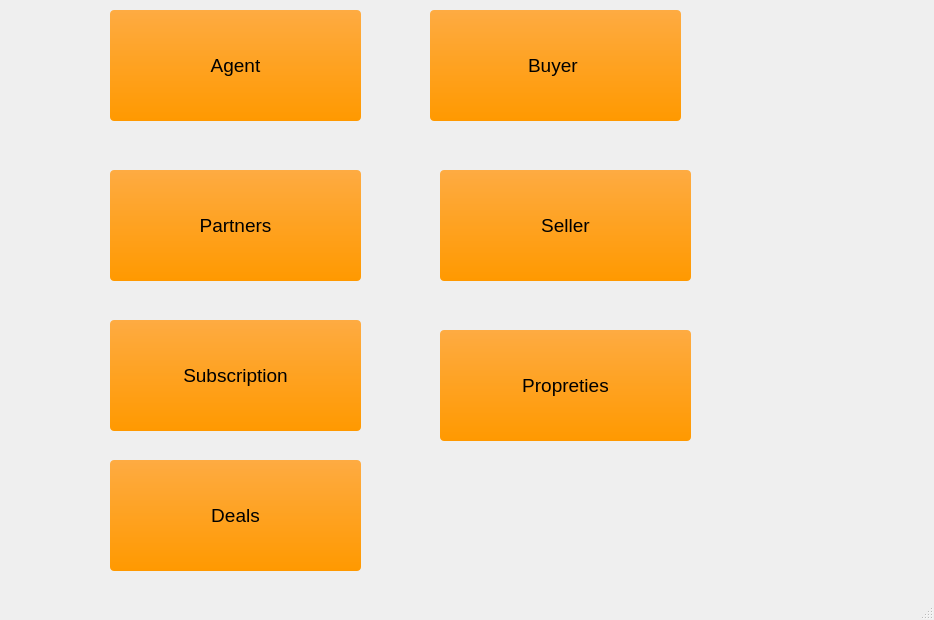
<?xml version="1.0" encoding="UTF-8"?>
<ui version="4.0">
 <class>form</class>
 <widget class="QMainWindow" name="form">
  <property name="geometry">
   <rect>
    <x>0</x>
    <y>0</y>
    <width>934</width>
    <height>620</height>
   </rect>
  </property>
  <property name="windowTitle">
   <string>MainWindow</string>
  </property>
  <widget class="QWidget" name="centralwidget">
   <widget class="QPushButton" name="pushButton_21">
    <property name="geometry">
     <rect>
      <x>440</x>
      <y>330</y>
      <width>251</width>
      <height>111</height>
     </rect>
    </property>
    <property name="styleSheet">
     <string notr="true">background-color: qlineargradient(spread:repeat, x1:1, y1:0, x2:1, y2:1, stop:0 rgba(254, 171, 66, 255),stop:1 rgba(255, 153, 0, 255));
	color: #000;
	font-size: 14pt;
	border-radius: 4px;
	padding: 10px;
</string>
    </property>
    <property name="text">
     <string>Propreties</string>
    </property>
    <property name="icon">
     <iconset>
      <normaloff>../add.png</normaloff>../add.png</iconset>
    </property>
    <property name="checkable">
     <bool>false</bool>
    </property>
   </widget>
   <widget class="QPushButton" name="pushButton_22">
    <property name="geometry">
     <rect>
      <x>110</x>
      <y>460</y>
      <width>251</width>
      <height>111</height>
     </rect>
    </property>
    <property name="styleSheet">
     <string notr="true">background-color: qlineargradient(spread:repeat, x1:1, y1:0, x2:1, y2:1, stop:0 rgba(254, 171, 66, 255),stop:1 rgba(255, 153, 0, 255));
	color: #000;
	font-size: 14pt;
	border-radius: 4px;
	padding: 10px;
</string>
    </property>
    <property name="text">
     <string>Deals</string>
    </property>
    <property name="icon">
     <iconset>
      <normaloff>../add.png</normaloff>../add.png</iconset>
    </property>
    <property name="checkable">
     <bool>false</bool>
    </property>
   </widget>
   <widget class="QPushButton" name="pushButton_14">
    <property name="geometry">
     <rect>
      <x>430</x>
      <y>10</y>
      <width>251</width>
      <height>111</height>
     </rect>
    </property>
    <property name="styleSheet">
     <string notr="true">background-color: qlineargradient(spread:repeat, x1:1, y1:0, x2:1, y2:1, stop:0 rgba(254, 171, 66, 255),stop:1 rgba(255, 153, 0, 255));
	color: #000;
	font-size: 14pt;
	border-radius: 4px;
	padding: 10px;
</string>
    </property>
    <property name="text">
     <string>Buyer </string>
    </property>
    <property name="icon">
     <iconset>
      <normaloff>../add.png</normaloff>../add.png</iconset>
    </property>
    <property name="checkable">
     <bool>false</bool>
    </property>
   </widget>
   <widget class="QPushButton" name="pushButton_19">
    <property name="geometry">
     <rect>
      <x>110</x>
      <y>170</y>
      <width>251</width>
      <height>111</height>
     </rect>
    </property>
    <property name="styleSheet">
     <string notr="true">background-color: qlineargradient(spread:repeat, x1:1, y1:0, x2:1, y2:1, stop:0 rgba(254, 171, 66, 255),stop:1 rgba(255, 153, 0, 255));
	color: #000;
	font-size: 14pt;
	border-radius: 4px;
	padding: 10px;
</string>
    </property>
    <property name="text">
     <string>Partners</string>
    </property>
    <property name="icon">
     <iconset>
      <normaloff>../add.png</normaloff>../add.png</iconset>
    </property>
    <property name="checkable">
     <bool>false</bool>
    </property>
   </widget>
   <widget class="QPushButton" name="pushButton_7">
    <property name="geometry">
     <rect>
      <x>110</x>
      <y>10</y>
      <width>251</width>
      <height>111</height>
     </rect>
    </property>
    <property name="styleSheet">
     <string notr="true">background-color: qlineargradient(spread:repeat, x1:1, y1:0, x2:1, y2:1, stop:0 rgba(254, 171, 66, 255),stop:1 rgba(255, 153, 0, 255));
	color: #000;
	font-size: 14pt;
	border-radius: 4px;
	padding: 10px;
</string>
    </property>
    <property name="text">
     <string>Agent</string>
    </property>
    <property name="icon">
     <iconset>
      <normaloff>../add.png</normaloff>../add.png</iconset>
    </property>
    <property name="checkable">
     <bool>false</bool>
    </property>
   </widget>
   <widget class="QPushButton" name="pushButton_18">
    <property name="geometry">
     <rect>
      <x>440</x>
      <y>170</y>
      <width>251</width>
      <height>111</height>
     </rect>
    </property>
    <property name="styleSheet">
     <string notr="true">background-color: qlineargradient(spread:repeat, x1:1, y1:0, x2:1, y2:1, stop:0 rgba(254, 171, 66, 255),stop:1 rgba(255, 153, 0, 255));
	color: #000;
	font-size: 14pt;
	border-radius: 4px;
	padding: 10px;
</string>
    </property>
    <property name="text">
     <string>Seller</string>
    </property>
    <property name="icon">
     <iconset>
      <normaloff>../add.png</normaloff>../add.png</iconset>
    </property>
    <property name="checkable">
     <bool>false</bool>
    </property>
   </widget>
   <widget class="QPushButton" name="pushButton_20">
    <property name="geometry">
     <rect>
      <x>110</x>
      <y>320</y>
      <width>251</width>
      <height>111</height>
     </rect>
    </property>
    <property name="styleSheet">
     <string notr="true">background-color: qlineargradient(spread:repeat, x1:1, y1:0, x2:1, y2:1, stop:0 rgba(254, 171, 66, 255),stop:1 rgba(255, 153, 0, 255));
	color: #000;
	font-size: 14pt;
	border-radius: 4px;
	padding: 10px;
</string>
    </property>
    <property name="text">
     <string>Subscription</string>
    </property>
    <property name="icon">
     <iconset>
      <normaloff>../add.png</normaloff>../add.png</iconset>
    </property>
    <property name="checkable">
     <bool>false</bool>
    </property>
   </widget>
  </widget>
  <widget class="QMenuBar" name="menubar">
   <property name="geometry">
    <rect>
     <x>0</x>
     <y>0</y>
     <width>934</width>
     <height>26</height>
    </rect>
   </property>
  </widget>
  <widget class="QStatusBar" name="statusbar"/>
 </widget>
 <resources/>
 <connections/>
</ui>
